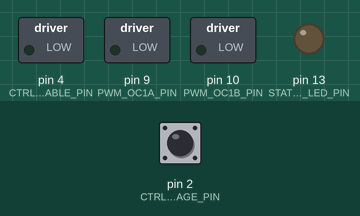
Recording of a sketch running on a simulated Arduino Nano, built with avr-gcc and run on an emulated ATmega328P. Parts: switched loads named in the sketch (green lamp = pin HIGH), output pins drawn as LEDs (lit = HIGH). Dashed ring = blinking. The inputs (shaded band) are chosen by the test bench; at power-on: pin 2 (CTRL_IN_ENGAGE_PIN) HIGH.

Above: at 1.2 s.
1.3 s: pin 2 (CTRL_IN_ENGAGE_PIN) pulled LOW for 0.15 s
At 1.8 s:
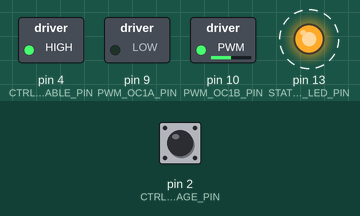
4.4 s: pin 2 (CTRL_IN_ENGAGE_PIN) pulled LOW for 1 s
At 6.2 s:
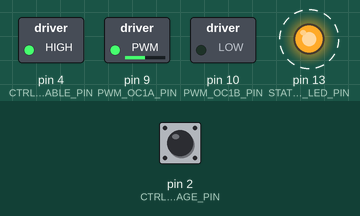
7.9 s: pin 2 (CTRL_IN_ENGAGE_PIN) pulled LOW for 3.2 s
At 10.0 s:
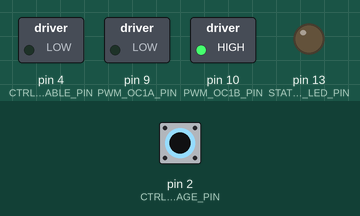
Timing chart, 0 to 13.6 s (numbered marks = the images above; inputs shaded):
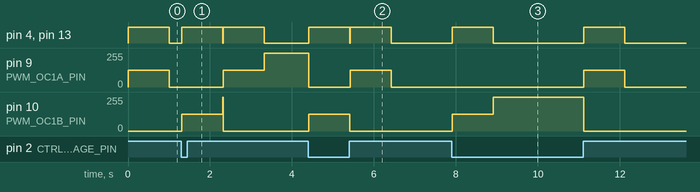

Measured:
- after the input at 1.3 s, pin 4 (CTRL_OUT_ENABLE_PIN), pin 13 (STATUS_LED_PIN): alternates HIGH for 1.0 s and LOW for 0.01 s, starting at once; pin 9 (PWM_OC1A_PIN): 0/255 → 127/255 after 1.0 s, → 255/255 1.0 s later; pin 10 (PWM_OC1B_PIN): 0/255 → 127/255 at once, → 0/255 1.0 s later
- after the input at 4.4 s, pin 4 (CTRL_OUT_ENABLE_PIN), pin 13 (STATUS_LED_PIN): alternates HIGH for 1.0 s and LOW for 0.01 s, starting at once; pin 9 (PWM_OC1A_PIN): 255/255 → 0/255 at once, → 127/255 1.0 s later, → 0/255 1.0 s later; pin 10 (PWM_OC1B_PIN): 0/255 → 127/255 at once, → 0/255 1.0 s later
- after the input at 7.9 s, pin 4 (CTRL_OUT_ENABLE_PIN), pin 13 (STATUS_LED_PIN): alternates HIGH for 1.0 s and LOW for 2.2 s, 4 changes in all, then stays LOW, starting at once; pin 9 (PWM_OC1A_PIN): 0/255 → 127/255 after 3.2 s, → 0/255 1.0 s later; pin 10 (PWM_OC1B_PIN): 0/255 → 127/255 at once, → 255/255 1.0 s later, → 0/255 2.2 s later

The sketch:

mainEngageMotorCtrl.ino
```cpp
/**
 * Allows the interface between a control interface and the engage motor on EcoMaua vehicle
 * Use Tools >> Board >> Arduino AVR Board >> Arduino Nano
 */

#define CTRL_IN_ENGAGE_PIN 2  /* Pin 2 on Arduino Nano */
#define CTRL_OUT_ENABLE_PIN 4 /* Pin 4 on Arduino Nano */
#define PWM_OC1A_PIN 9        /* Pin 9 on Arduino Nano, OC1A */
#define PWM_OC1B_PIN 10       /* Pin 10 on Arduino Nano, OC1B */
#define STATUS_LED_PIN 13     /* Pin 13 on Arduino Nano for status LED */

/* Motor and battery voltage constants */
const float MOTOR_VOLTAGE = 12.0;  /* Default motor voltage */
const float BATTERY_VOLTAGE = 24.0;  /* Default battery voltage */

/* Duty cycle calculated based on motor and battery voltages */
const float DUTY_CYCLE = MOTOR_VOLTAGE / BATTERY_VOLTAGE;

/* Delay time in milliseconds */
const unsigned long ENGAGE_DELAY = 1000;  /* 5 seconds delay */

bool prev_engage_state = false;  /* Previous state of the engage signal */
bool current_engage_state = false;  /* Current state of the engage signal */
unsigned long lastDebounceTime = 0;  /* Last debounce time */
const unsigned long debounceDelay = 10;  /* Debounce delay time in milliseconds */

void setup() {
  /* Set the CTRL_IN pin as input with internal pull-up resistor */
  pinMode(CTRL_IN_ENGAGE_PIN, INPUT_PULLUP);

  /* Set the CTRL_OUT pin as output and initialize it to LOW */
  pinMode(CTRL_OUT_ENABLE_PIN, OUTPUT);
  digitalWrite(CTRL_OUT_ENABLE_PIN, LOW);

  /* Set the PWM pins as outputs */
  pinMode(PWM_OC1A_PIN, OUTPUT);
  pinMode(PWM_OC1B_PIN, OUTPUT);

  /* Set the status LED pin as output and initialize it to LOW */
  pinMode(STATUS_LED_PIN, OUTPUT);
  digitalWrite(STATUS_LED_PIN, LOW);

  /* Configure Timer1 for 20000 Hz PWM */
  configure_timer1_pwm();
}

void loop() {
  bool reading = digitalRead(CTRL_IN_ENGAGE_PIN);

  /* Debounce the engage pin */
  if (reading != prev_engage_state) {
    lastDebounceTime = millis();
  }

  if ((millis() - lastDebounceTime) > debounceDelay) {
    if (reading != current_engage_state) {
      current_engage_state = reading;

      /* Detect rising edge */
      if (current_engage_state) {
        engage_motor(true);
      }

      /* Detect falling edge */
      else {
        engage_motor(false);
      }

    }
  }

  prev_engage_state = reading;
}

/* Configure Timer1 for 20000 Hz PWM */
void configure_timer1_pwm() {
  /* Stop Timer1 */
  TCCR1A = 0;
  TCCR1B = 0;

  /* Set Timer1 to Fast PWM mode with ICR1 as top */
  TCCR1A |= (1 << WGM11);
  TCCR1B |= (1 << WGM13) | (1 << WGM12);

  /* Set prescaler to 8 */
  TCCR1B |= (1 << CS11);

  /* Set top value for 20000 Hz PWM (ICR1 value) */
  ICR1 = 399;

  /* Set initial duty cycle to 0% */
  OCR1A = 0;
  OCR1B = 0;

  /* Enable PWM on OC1A and OC1B */
  TCCR1A |= (1 << COM1A1) | (1 << COM1B1);
}

/* Engage or disengage the motor based on the engage flag */
void engage_motor(bool engage) {
  digitalWrite(CTRL_OUT_ENABLE_PIN, HIGH);
  digitalWrite(STATUS_LED_PIN, HIGH);

  if (engage) {
    /* Set OC1A to calculated duty cycle, OC1B to GND */
    set_pwm_duty_cycle_A(DUTY_CYCLE);
    set_pwm_duty_cycle_B(0.0);
  } else {
    /* Set OC1B to calculated duty cycle, OC1A to GND */
    set_pwm_duty_cycle_A(0.0);
    set_pwm_duty_cycle_B(DUTY_CYCLE);
  }

  start_timer1();
  delay(ENGAGE_DELAY); /* Wait for the defined delay time */
  stop_motor();
}

/* Stop the motor by disabling the output and resetting the PWM */
void stop_motor() {
  digitalWrite(CTRL_OUT_ENABLE_PIN, LOW);
  digitalWrite(STATUS_LED_PIN, LOW);

  /* Set both OC1A and OC1B to GND */
  set_pwm_duty_cycle_A(0.0);
  set_pwm_duty_cycle_B(0.0);

  stop_timer1();
}

/* Start Timer1 with prescaler 8 */
void start_timer1() {
  TCCR1B |= (1 << CS11);
}

/* Stop Timer1 */
void stop_timer1() {
  TCCR1B &= ~(1 << CS11);
}

/* Set PWM duty cycle for channel A */
void set_pwm_duty_cycle_A(float duty_cycle) {
  duty_cycle = constrain(duty_cycle, 0.0, 1.0);
  OCR1A = (int)(duty_cycle * ICR1);
}

/* Set PWM duty cycle for channel B */
void set_pwm_duty_cycle_B(float duty_cycle) {
  duty_cycle = constrain(duty_cycle, 0.0, 1.0);
  OCR1B = (int)(duty_cycle * ICR1);
}
```
